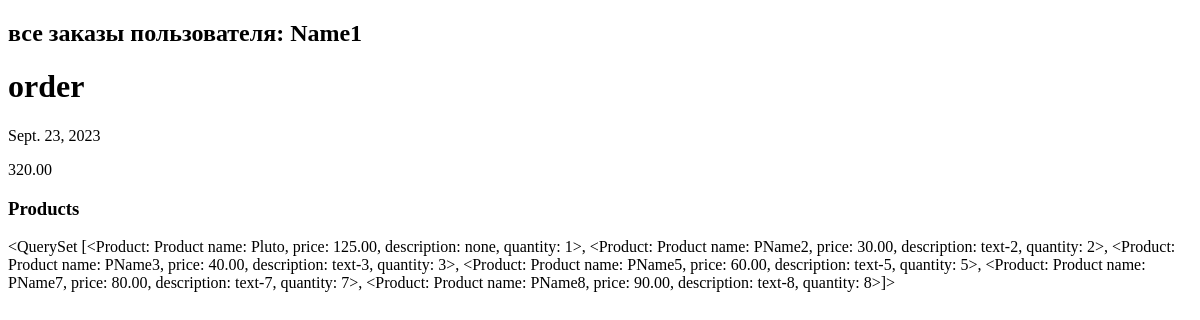
Before: /homework3/user/1/ with the older database file.
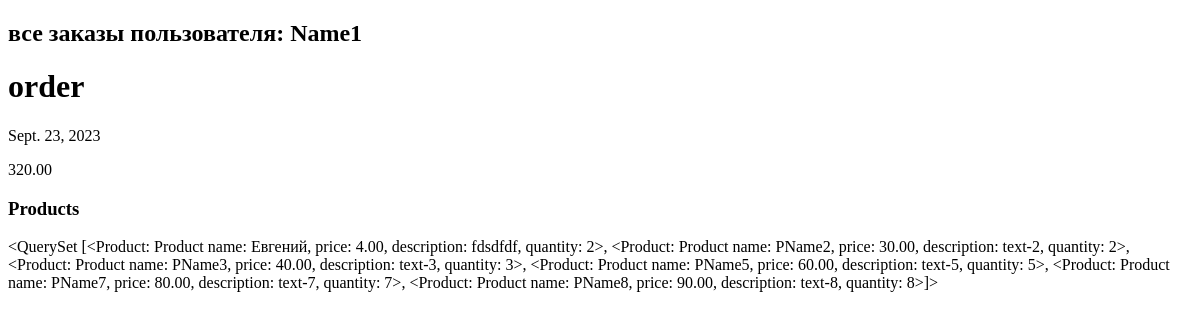
After: the same page with the newer database file.
### myapp2/models.py (models this page shows, shortened)
class User(models.Model):
    name = models.CharField(max_length=100)
    email = models.EmailField()
    password = models.CharField(max_length=100)
    phone = models.CharField(max_length=20)
    address = models.CharField(max_length=100)
    date_registered = models.DateField(auto_now_add=True)

class Order(models.Model):
    customer = models.ForeignKey(User, on_delete=models.CASCADE)
    products = models.ManyToManyField(Product)
    date_ordered = models.DateField(auto_now_add=True)
    total_price = models.DecimalField(max_digits=8, decimal_places=2)

class Product(models.Model):
    name = models.CharField(max_length=100)
    price = models.DecimalField(max_digits=8, decimal_places=2)
    description = models.TextField()
    quantity = models.IntegerField()
    image = models.ImageField(upload_to='images')
    def __str__(self):
        return f'Product name: {self.name}, price: {self.price},  description: {self.description}, quantity: {self.quantity}'

### myapp2/views.py (the view)
# urls.py: path('user/<int:user_id>/', basket, name='basket'),
def basket(request, user_id):
    products = []
    user = User.objects.filter(pk=user_id).first()
    orders = Order.objects.filter(customer=user).all()
    for order in orders:
        products.append(order.products.all())
    products.reverse()
    return render(request, 'myapp2/user_all_orders.html', {'user': user, 'orders': orders, 'products': products})

### myapp2/templates/myapp2/user_all_orders.html (shortened to what this page needs)
{% extends 'myapp2/base.html' %}
{% block content %}
    <h2>все заказы пользователя: {{ user.name }}</h2>
    {% for order in orders %}
        <h1>order</h1>
        <p>{{ order.date_ordered }}</p>
        <p>{{ order.total_price }}</p>
                <h3>Products</h3>
                <p>{{ products.pop }}</p>
    {% endfor %}
{% endblock %}

### myapp2/templates/myapp2/base.html (shortened to what this page needs)
<!DOCTYPE html>
<html>
    <head>
    </head>
<body>
    {% block content %}{% endblock %}
</body>
</html>

Changed rows visible on the page:
changed Product: pop "<QuerySet [<Product: Product name: Pluto, price: 125.00, description: none, quantity: 1>, <Product: Product name: PName2,…" → "<QuerySet [<Product: Product name: Евгений, price: 4.00, description: fdsdfdf, quantity: 2>, <Product: Product name: PName2,…"
